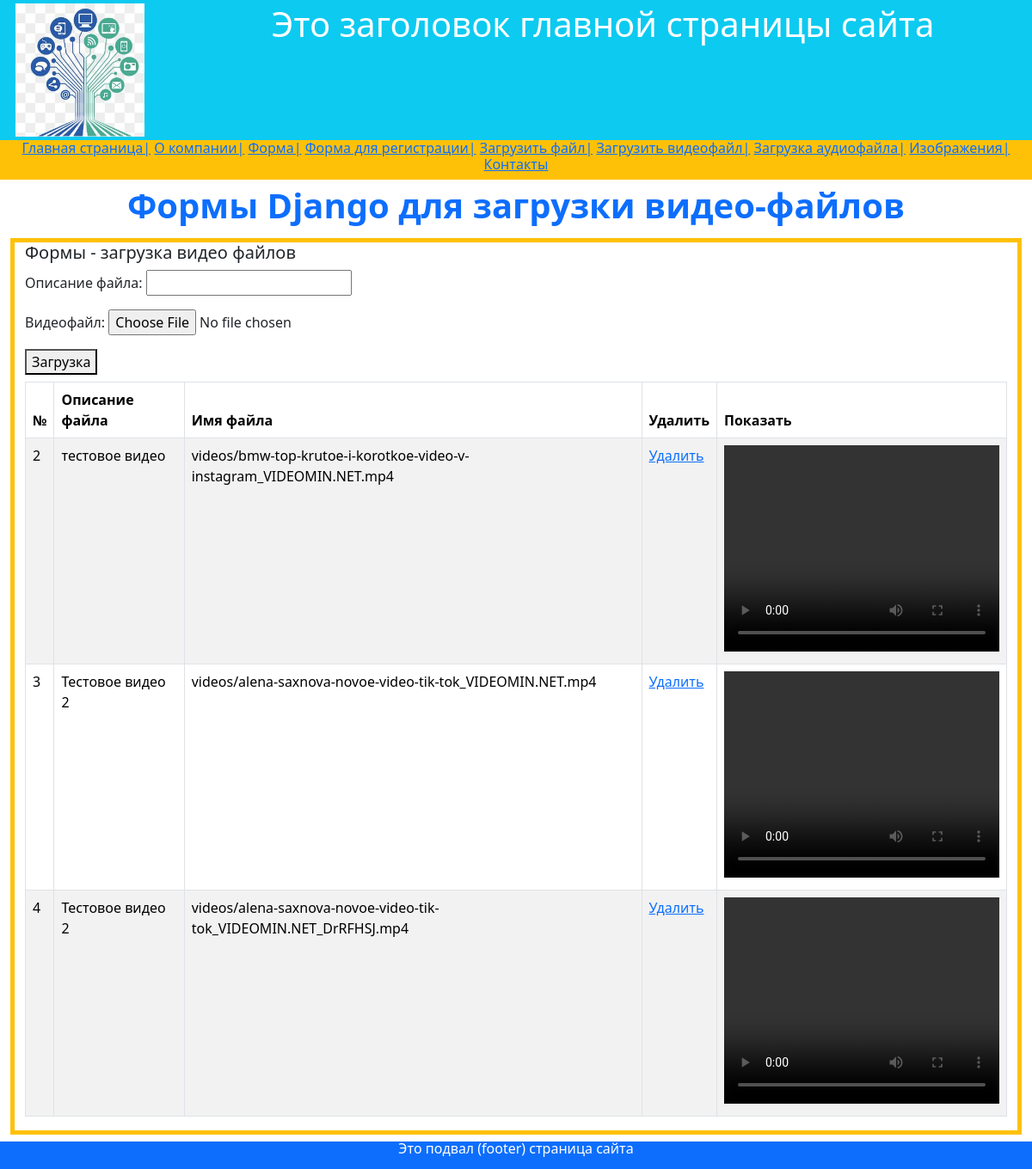
Screenshot of /form_up_video with the database file from the repository.
### firstapp/models.py (models this page shows, shortened)
class VideoFile(models.Model):
    title = models.CharField(max_length=100, verbose_name='Описание файла', null=False)
    file = models.FileField(upload_to='videos', verbose_name='Видеофайл', null=True, blank=True)
    obj_video = models.Manager()

### firstapp/views.py (the view)
# urls.py: path('form_up_video', views.form_up_video, name='form_up_video'),
def form_up_video(request):
    if request.method == 'POST':
        form = VideoFileForm(request.POST, request.FILES)
        if form.is_valid():
            form.save()
    my_text = 'Загруженные видеофайлы'
    form = VideoFileForm()
    video_file_obj = VideoFile.obj_video.all()
    context = {
        'my_text': my_text,
        'form': form,
        'video_file_obj': video_file_obj
    }
    return render(request, 'firstapp/form_up_video.html', context)

### firstapp/forms.py
class VideoFileForm(forms.ModelForm):
    class Meta:
        model = VideoFile
        fields = '__all__'

### templates/firstapp/form_up_video.html (shortened to what this page needs)
{% extends 'firstapp/base.html' %}
{% block header %}Формы Django для загрузки видео-файлов{% endblock header %}
{% block content %}
<div class="container-fluid text-start my-2 border border-5 border-warning">
    <h5>Формы - загрузка видео файлов</h5>
    <form action="" method="post" enctype="multipart/form-data">
        <div class="form-group my-2">
            {{ form.as_p }}
            <button type="submit">Загрузка</button>
        </div>
    </form>
    {% if video_file_obj.count > 0 %}
    <table class="table table-striped table-bordered text-start">
        <thead>
        <tr>
            <th>№</th>
            <th>Описание файла</th>
            <th>Имя файла</th>
            <th>Удалить</th>
            <th>Показать</th>
        </tr>
        </thead>
        <tbody>
        {% for file in video_file_obj %}
        <tr>
            <td>{{ file.id }}</td>
            <td>{{ file.title }}</td>
            <td>{{ file.file }}</td>
            <td><a href="delete_video/{{ file.id }}">Удалить</a></td>
            <td>
                <video width="320" height="240" controls>
                    <source src="{{ file.file.url }}" type="video/mp4">
                </video>
            </td>
        </tr>
        {% endfor %}
        </tbody>
    </table>
    {% endif %}
</div>
{% endblock content %}

### rows the page displays
VideoFile: id "2", title "тестовое видео", file "videos/bmw-top-krutoe-i-korotkoe-video-v-instagram_VIDEOMIN.NET.mp4"
VideoFile: id "3", title "Тестовое видео 2", file "videos/alena-saxnova-novoe-video-tik-tok_VIDEOMIN.NET.mp4"
VideoFile: id "4", title "Тестовое видео 2", file "videos/alena-saxnova-novoe-video-tik-tok_VIDEOMIN.NET_DrRFHSJ.mp4"
